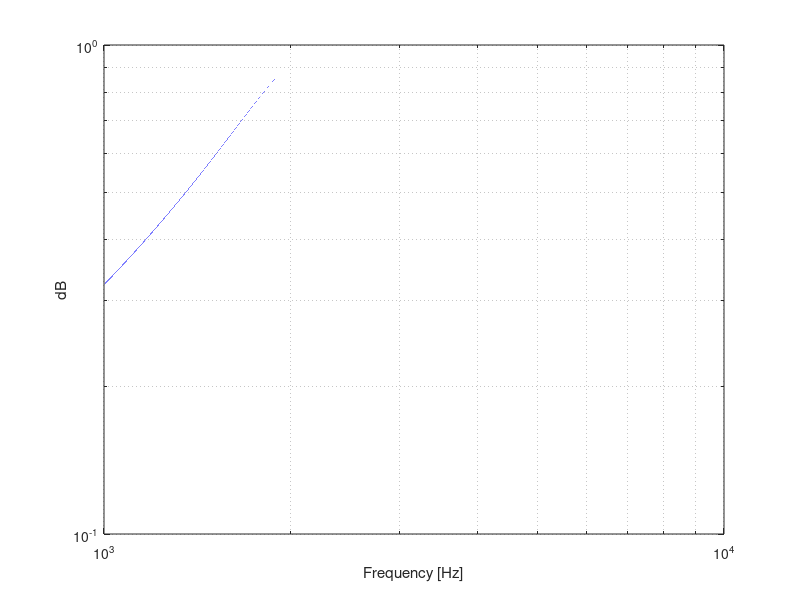

Here is the MATLAB script that generated this plot:
%schaltung ist eine RLC spannungsteiler 
%% Komponenten
C = 2.2e-6;
L = 2.2e-3;
R = 20;
f = 0.1:0.01:4e3;
W = 2*pi*f;
Zc = 1./(1j.*W.*C);
Zl = W.*L.*1j;
Rges = Zc+Zl+R;
Amp = Zc./Rges;
plot(f,abs(Amp))






%% CLR Filter
C1 = 2.2e-6;
L1 = 2.2e-3;
R1 = 20;
f1 = 1000:0.01:10e3;
W1 = 2.*pi.*f1;
Zc1 = 1./(1j.*W1*C1);
Zl1 = 1j.*W1*L1;
amp1 = R1./(Zc1+Zl1+R1);
loglog(f1,abs(amp1))
xlabel("Frequency [Hz]")
ylabel("dB")
grid("minor")
